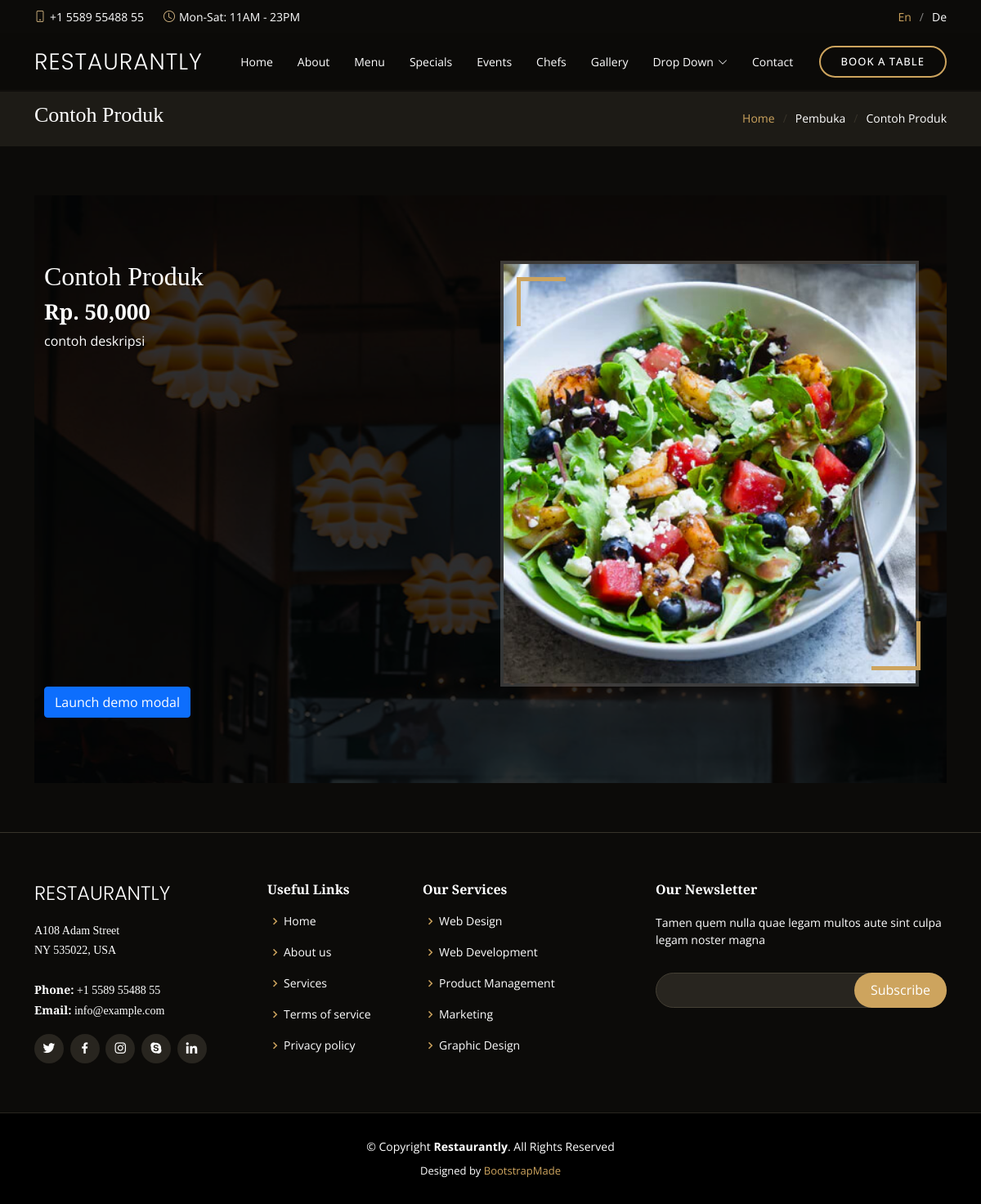
The app's page /FoodDetail.php?id=28 (signed in) with its own data.
### tables this page shows
CREATE TABLE `tbl_produk` (
  `product_id` int(11) NOT NULL,
  `penjual` varchar(500) NOT NULL,
  `notlp` varchar(50) NOT NULL,
  `namaproduk` varchar(100) NOT NULL,
  `harga` bigint(15) NOT NULL,
  `deskripsi` text NOT NULL,
  `kategori` varchar(50) NOT NULL,
  `fldimage` varchar(1000) NOT NULL
);

### classes/Users.php (called while the page is built, shortened)
<?php
include 'lib/Database.php';
class Users{
  private $db;
  public function __construct(){
    $this->db = new Database();
  }
    public function getProductInfoById($produkid){
      $sql = "SELECT * FROM tbl_produk WHERE product_id = :id LIMIT 1";
      $stmt = $this->db->pdo->prepare($sql);
      $stmt->bindValue(':id', $produkid);
      $stmt->execute();
      $result = $stmt->fetch(PDO::FETCH_OBJ);
      if ($result) {
        return $result;
      }else{
        return false;
      }
    }
}

### lib/Database.php (called while the page is built, shortened)
<?php
class  Database{
  public $pdo;
  public function __construct(){
    if (!isset($this->pdo)) {
      try {
        $link = new PDO('mysql:host='.DB_HOST.'; dbname='.DB_NAME, DB_USER, DB_PASS);
        $link->setAttribute(PDO::ATTR_ERRMODE, PDO::ERRMODE_EXCEPTION);
        $link->exec("SET CHARACTER SET utf8");
        $this->pdo  =  $link;
      } catch (PDOException $e) {
        die("Connection error...".$e->getMessage());
      }
    }
  }
}

### FoodDetail.php (the view, shortened to what this page needs)
<?php
$users = new Users();
 ?>
        <?php
if (isset($_GET['id'])) {
  $userid = preg_replace('/[^a-zA-Z0-9-]/', '', (int)$_GET['id']);
}
 ?>
    <?php
    $getProduknfo = $users->getProductInfoById($userid);
    if ($getProduknfo) {
     ?>
<!DOCTYPE html>
<html lang="en">
<head>
  <link href="assets/Restaurantly/vendor/animate.css/animate.min.css" rel="stylesheet">
  <link href="assets/Restaurantly/vendor/aos/aos.css" rel="stylesheet">
  <link href="assets/Restaurantly/vendor/bootstrap/css/bootstrap.min.css" rel="stylesheet">
  <link href="assets/Restaurantly/vendor/bootstrap-icons/bootstrap-icons.css" rel="stylesheet">
  <link href="assets/Restaurantly/vendor/boxicons/css/boxicons.min.css" rel="stylesheet">
  <link href="assets/Restaurantly/vendor/glightbox/css/glightbox.min.css" rel="stylesheet">
  <link href="assets/Restaurantly/vendor/swiper/swiper-bundle.min.css" rel="stylesheet">
  <link href="assets/Restaurantly/css/style.css" rel="stylesheet">
</head>
<body>
  <div id="topbar" class="d-flex align-items-center fixed-top">
    <div class="container d-flex justify-content-center justify-content-md-between">
      <div class="contact-info d-flex align-items-center">
        <i class="bi bi-phone d-flex align-items-center"><span>+1 5589 55488 55</span></i>
        <i class="bi bi-clock d-flex align-items-center ms-4"><span> Mon-Sat: 11AM - 23PM</span></i>
      </div>
      <div class="languages d-none d-md-flex align-items-center">
        <ul>
          <li>En</li>
          <li><a href="#">De</a></li>
        </ul>
      </div>
    </div>
  </div>
  <header id="header" class="fixed-top d-flex align-items-cente">
    <div class="container-fluid container-xl d-flex align-items-center justify-content-lg-between">
      <h1 class="logo me-auto me-lg-0"><a href="index.html">Restaurantly</a></h1>
      <nav id="navbar" class="navbar order-last order-lg-0">
        <ul>
          <li><a class="nav-link scrollto " href="#hero">Home</a></li>
          <li><a class="nav-link scrollto" href="#about">About</a></li>
          <li><a class="nav-link scrollto" href="#menu">Menu</a></li>
          <li><a class="nav-link scrollto" href="#specials">Specials</a></li>
          <li><a class="nav-link scrollto" href="#events">Events</a></li>
          <li><a class="nav-link scrollto" href="#chefs">Chefs</a></li>
          <li><a class="nav-link scrollto" href="#gallery">Gallery</a></li>
          <li class="dropdown"><a href="#"><span>Drop Down</span> <i class="bi bi-chevron-down"></i></a>
          </li>
          <li><a class="nav-link scrollto" href="#contact">Contact</a></li>
        </ul>
      </nav>
      <a href="#book-a-table" class="book-a-table-btn scrollto d-none d-lg-flex">Book a table</a>
    </div>
  </header>
  <main id="main">
    <section class="breadcrumbs">
      <div class="container">
        <div class="d-flex justify-content-between align-items-center">
          <h2><?php echo $getProduknfo->namaproduk; ?></h2>
          <ol>
            <li><a href="index.html">Home</a></li>
            <li><?php echo $getProduknfo->kategori; ?></li>
            <li><?php echo $getProduknfo->namaproduk; ?></li>
          </ol>
        </div>
      </div>
    </section>
    <section class="inner-page">
      <div class="container">
    <section id="about" class="about">
      <div class="container" data-aos="fade-up">
        <div class="row">
          <div class="col-lg-6 order-1 order-lg-2" data-aos="zoom-in" data-aos-delay="100">
            <div class="about-img">
              <img src="<?php echo $getProduknfo->fldimage; ?>" height="521" width="512" alt="">
            </div>
          </div>
          <div class="col-lg-6 pt-4 pt-lg-0 order-2 order-lg-1 content">
            <h2><?php echo $getProduknfo->namaproduk; ?></h2>
            <h3><span><?php echo "Rp. ". number_format($getProduknfo->harga); ?></span></h3>
            <?php echo nl2br($getProduknfo->deskripsi); ?>
          </div>
        </div>
        <button type="button" class="btn btn-primary" data-bs-toggle="modal" data-bs-target="#exampleModal">
        Launch demo modal
        </button>
      </div>
    </section>
      </div>
    </section>
  </main>
  <footer id="footer">
    <div class="footer-top">
      <div class="container">
        <div class="row">
          <div class="col-lg-3 col-md-6">
            <div class="footer-info">
              <h3>Restaurantly</h3>
              <p>
                A108 Adam Street <br>
                NY 535022, USA<br><br>
                <strong>Phone:</strong> +1 5589 55488 55<br>
                <strong>Email:</strong> info@example.com<br>
              </p>
              <div class="social-links mt-3">
                <a href="#" class="twitter"><i class="bx bxl-twitter"></i></a>
                <a href="#" class="facebook"><i class="bx bxl-facebook"></i></a>
                <a href="#" class="instagram"><i class="bx bxl-instagram"></i></a>
                <a href="#" class="google-plus"><i class="bx bxl-skype"></i></a>
                <a href="#" class="linkedin"><i class="bx bxl-linkedin"></i></a>
              </div>
            </div>
          </div>
          <div class="col-lg-2 col-md-6 footer-links">
            <h4>Useful Links</h4>
            <ul>
              <li><i class="bx bx-chevron-right"></i> <a href="#">Home</a></li>
              <li><i class="bx bx-chevron-right"></i> <a href="#">About us</a></li>
              <li><i class="bx bx-chevron-right"></i> <a href="#">Services</a></li>
              <li><i class="bx bx-chevron-right"></i> <a href="#">Terms of service</a></li>
              <li><i class="bx bx-chevron-right"></i> <a href="#">Privacy policy</a></li>
            </ul>
          </div>
          <div class="col-lg-3 col-md-6 footer-links">
            <h4>Our Services</h4>
            <ul>
              <li><i class="bx bx-chevron-right"></i> <a href="#">Web Design</a></li>
              <li><i class="bx bx-chevron-right"></i> <a href="#">Web Development</a></li>
              <li><i class="bx bx-chevron-right"></i> <a href="#">Product Management</a></li>
              <li><i class="bx bx-chevron-right"></i> <a href="#">Marketing</a></li>
              <li><i class="bx bx-chevron-right"></i> <a href="#">Graphic Design</a></li>
            </ul>
          </div>
          <div class="col-lg-4 col-md-6 footer-newsletter">
            <h4>Our Newsletter</h4>
            <p>Tamen quem nulla quae legam multos aute sint culpa legam noster magna</p>
            <form action="" method="post">
              <input type="email" name="email"><input type="submit" value="Subscribe">
            </form>
          </div>
        </div>
      </div>
    </div>
    <div class="container">
      <div class="copyright">
        &copy; Copyright <strong><span>Restaurantly</span></strong>. All Rights Reserved
      </div>
      <div class="credits">
        Designed by <a href="https://bootstrapmade.com/">BootstrapMade</a>
      </div>
    </div>
  </footer>
  <?php }else {
	echo "Produk Telah Dihapus Atau Tidak Ada";
} ?>
</body>
</html>

### records on screen
tbl_produk: namaproduk "Contoh Produk", kategori "Pembuka", fldimage (picture), harga "50,000", deskripsi "contoh deskripsi"
